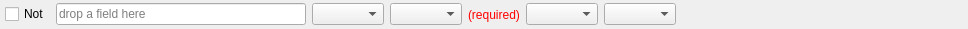
<?xml version="1.0" encoding="UTF-8"?>
<ui version="4.0">
 <class>InventoryExpressionWidget</class>
 <widget class="QWidget" name="InventoryExpressionWidget">
  <property name="geometry">
   <rect>
    <x>0</x>
    <y>0</y>
    <width>968</width>
    <height>29</height>
   </rect>
  </property>
  <property name="sizePolicy">
   <sizepolicy hsizetype="MinimumExpanding" vsizetype="Preferred">
    <horstretch>0</horstretch>
    <verstretch>0</verstretch>
   </sizepolicy>
  </property>
  <property name="windowTitle">
   <string>Form</string>
  </property>
  <layout class="QHBoxLayout" name="horizontalLayout">
   <property name="leftMargin">
    <number>5</number>
   </property>
   <property name="topMargin">
    <number>0</number>
   </property>
   <property name="rightMargin">
    <number>5</number>
   </property>
   <property name="bottomMargin">
    <number>0</number>
   </property>
   <item>
    <widget class="QCheckBox" name="notCheck">
     <property name="text">
      <string>Not</string>
     </property>
    </widget>
   </item>
   <item>
    <widget class="InventoryField" name="field">
     <property name="sizePolicy">
      <sizepolicy hsizetype="Fixed" vsizetype="Fixed">
       <horstretch>0</horstretch>
       <verstretch>0</verstretch>
      </sizepolicy>
     </property>
     <property name="minimumSize">
      <size>
       <width>250</width>
       <height>0</height>
      </size>
     </property>
     <property name="readOnly">
      <bool>true</bool>
     </property>
     <property name="placeholderText">
      <string>drop a field here</string>
     </property>
    </widget>
   </item>
   <item>
    <widget class="QComboBox" name="fieldCombo">
     <property name="sizeAdjustPolicy">
      <enum>QComboBox::AdjustToContents</enum>
     </property>
    </widget>
   </item>
   <item>
    <widget class="QComboBox" name="logicCombo">
     <property name="sizeAdjustPolicy">
      <enum>QComboBox::AdjustToContents</enum>
     </property>
    </widget>
   </item>
   <item>
    <widget class="QLabel" name="required">
     <property name="palette">
      <palette>
       <active>
        <colorrole role="WindowText">
         <brush brushstyle="SolidPattern">
          <color alpha="255">
           <red>255</red>
           <green>0</green>
           <blue>0</blue>
          </color>
         </brush>
        </colorrole>
        <colorrole role="Text">
         <brush brushstyle="SolidPattern">
          <color alpha="255">
           <red>255</red>
           <green>0</green>
           <blue>0</blue>
          </color>
         </brush>
        </colorrole>
       </active>
       <inactive>
        <colorrole role="WindowText">
         <brush brushstyle="SolidPattern">
          <color alpha="255">
           <red>255</red>
           <green>0</green>
           <blue>0</blue>
          </color>
         </brush>
        </colorrole>
        <colorrole role="Text">
         <brush brushstyle="SolidPattern">
          <color alpha="255">
           <red>255</red>
           <green>0</green>
           <blue>0</blue>
          </color>
         </brush>
        </colorrole>
       </inactive>
       <disabled>
        <colorrole role="WindowText">
         <brush brushstyle="SolidPattern">
          <color alpha="255">
           <red>69</red>
           <green>69</green>
           <blue>69</blue>
          </color>
         </brush>
        </colorrole>
        <colorrole role="Text">
         <brush brushstyle="SolidPattern">
          <color alpha="255">
           <red>69</red>
           <green>69</green>
           <blue>69</blue>
          </color>
         </brush>
        </colorrole>
       </disabled>
      </palette>
     </property>
     <property name="text">
      <string>(required)</string>
     </property>
    </widget>
   </item>
   <item>
    <widget class="QComboBox" name="unitsCombo">
     <property name="sizePolicy">
      <sizepolicy hsizetype="Fixed" vsizetype="Fixed">
       <horstretch>0</horstretch>
       <verstretch>0</verstretch>
      </sizepolicy>
     </property>
     <property name="sizeAdjustPolicy">
      <enum>QComboBox::AdjustToContents</enum>
     </property>
    </widget>
   </item>
   <item>
    <widget class="QComboBox" name="choicesCombo"/>
   </item>
   <item>
    <widget class="QWidget" name="endSpacerWidget" native="true">
     <property name="sizePolicy">
      <sizepolicy hsizetype="Expanding" vsizetype="Preferred">
       <horstretch>0</horstretch>
       <verstretch>0</verstretch>
      </sizepolicy>
     </property>
    </widget>
   </item>
  </layout>
 </widget>
 <customwidgets>
  <customwidget>
   <class>InventoryField</class>
   <extends>QLineEdit</extends>
   <header>FWAdminLib/inventory/InventoryExpressionWidget.h</header>
  </customwidget>
 </customwidgets>
 <resources/>
 <connections/>
</ui>
